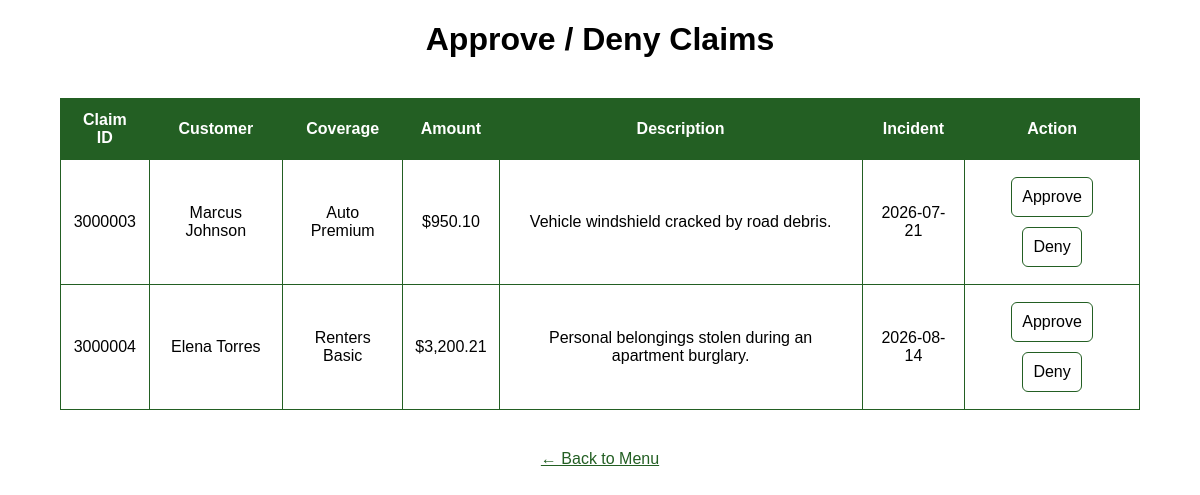
Screenshot of /pending_claims.php (signed in) with the database file from the repository.
### tables this page shows
CREATE TABLE claims(
claim_id INT(7) PRIMARY KEY NOT NULL UNIQUE AUTO_INCREMENT,
policy_id INT(7) NOT NULL,
reviewed_by INT NULL,
incident_date DATE NOT NULL,
cl_description TEXT NOT NULL,
claim_amount DECIMAL(12,2) NOT NULL,
decision_date DATE NULL,
decision_status VARCHAR(45) NOT NULL,

FOREIGN KEY (policy_id) 
REFERENCES policies(policy_id),

FOREIGN KEY (reviewed_by)
REFERENCES employees(employee_id)
);

CREATE TABLE customers(
customer_id INT(7) PRIMARY KEY NOT NULL UNIQUE AUTO_INCREMENT,
first_name VARCHAR(45)NOT NULL,
last_name VARCHAR(45) NOT NULL,
address VARCHAR(45) NOT NULL,
c_number VARCHAR(12) NOT NULL,
join_date DATE NOT NULL
);

CREATE TABLE policies(
policy_id INT(7) PRIMARY KEY NOT NULL UNIQUE AUTO_INCREMENT,
customer_id INT(7) NOT NULL UNIQUE,
coverage_type VARCHAR(45) NOT NULL,
coverage_limit INT NOT NULL,
start_date DATE NOT NULL,
end_date DATE NOT NULL,

FOREIGN KEY (customer_id)
REFERENCES customers(customer_id)
);

### pending_claims.php (the view, shortened to what this page needs)
<?php
    @$db = new mysqli('localhost', 'root', '', 'insurance_firm_344');
?>
<!DOCTYPE html>
<html>
<head><title>Pending Claims</title>
 <link rel="stylesheet" href="pending_claims.css">
</head>
<body>
  <h1>Approve / Deny Claims</h1>
  <?php
    $query = "SELECT Claims.claim_id, Customers.first_name AS c_first, Customers.last_name AS c_last, Policies.coverage_type, Claims.claim_amount, Claims.cl_description, Claims.incident_date
              FROM Claims
              JOIN Policies  ON Claims.policy_id = Policies.policy_id
              JOIN Customers ON Policies.customer_id = Customers.customer_id
              WHERE Claims.decision_status = 'Under Review'
              ORDER BY Claims.claim_id ASC";
    $result = $db->query($query);
    if ($result && $result->num_rows > 0) {
      echo "<table border='1' cellpadding='5'>";
      echo "<tr><th>Claim ID</th><th>Customer</th><th>Coverage</th><th>Amount</th><th>Description</th><th>Incident</th><th>Action</th></tr>";
      while($row = $result->fetch_assoc()) {
        echo "<tr>";
        echo "<td>" . $row['claim_id'] . "</td>";
        echo "<td>" . $row['c_first'] . " " . $row['c_last'] . "</td>";
        echo "<td>" . $row['coverage_type'] . "</td>";
        echo "<td>$" . number_format($row['claim_amount'], 2) . "</td>";
        echo "<td>" . $row['cl_description'] . "</td>";
        echo "<td>" . $row['incident_date'] . "</td>";
        echo "<td>";
        echo "<form action='pending_claims.php' method='post' style='display:inline;'>
                <input type='hidden' name='claim_id' value='" . $row['claim_id'] . "'>
                <input type='hidden' name='action' value='approve'>
                <input type='submit' value='Approve'>
              </form> ";
        echo "<form action='pending_claims.php' method='post' style='display:inline;'>
                <input type='hidden' name='claim_id' value='" . $row['claim_id'] . "'>
                <input type='hidden' name='action' value='deny'>
                <input type='submit' value='Deny'>
              </form>";
        echo "</td></tr>";
      }
      echo "</table>";
    } else {
      echo "<p>No pending claims at this time. You're all caught up! :)</p>";
    }
  ?>
  <p><a href="menu.php">← Back to Menu</a></p>
</body>
</html>

### css/pending_claims.css (style rules this page uses)
body { background-color: rgb(255, 255, 255); font-family:sans-serif; margin:0; min-height: 100vh; text-align: center; }
table { width: 90%; margin: 40px auto; border-collapse: collapse; }
th, td { padding: 12px; border: 1px solid rgb(35, 95, 35); }
th { background-color: rgb(35, 95, 35); color: white; }
input[type="submit"] { padding: 10px; margin: 5px; background-color: rgb(255, 255, 255); color: black; border: 1px solid rgb(35, 95, 35); border-radius: 6px; font-size: 16px; cursor: pointer; transition: background-color 0.2s, color 0.2s; }
p a { color: rgb(35, 95, 35); }

### rows the page displays
claims: claim_id "3000003", customers.first_name "Marcus", customers.last_name "Johnson", policy.coverage_type "Auto Premium", claim_amount "950.10", cl_description "Vehicle windshield cracked by road debris.", incident_date "2026-07-21"
claims: claim_id "3000004", customers.first_name "Elena", customers.last_name "Torres", policy.coverage_type "Renters Basic", claim_amount "3,200.21", cl_description "Personal belongings stolen during an apartment burglary.", incident_date "2026-08-14"
